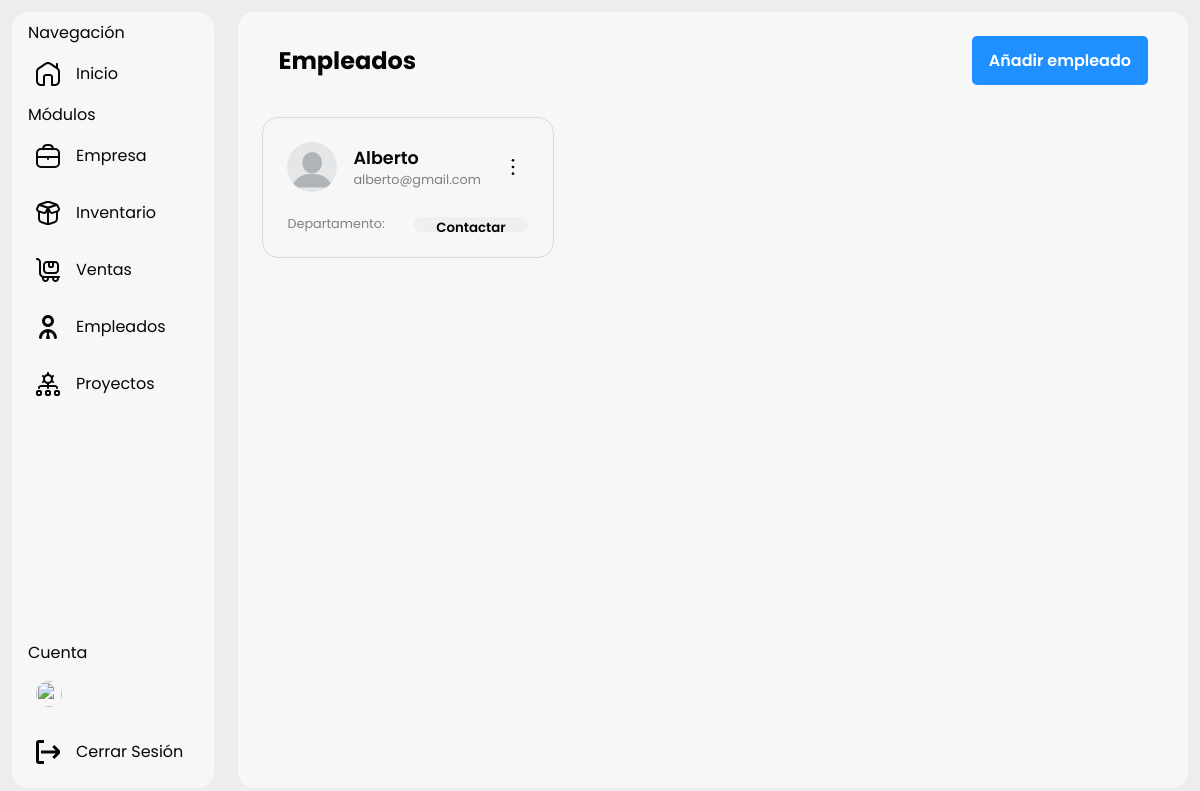
Page /add-employer on the earlier database version.
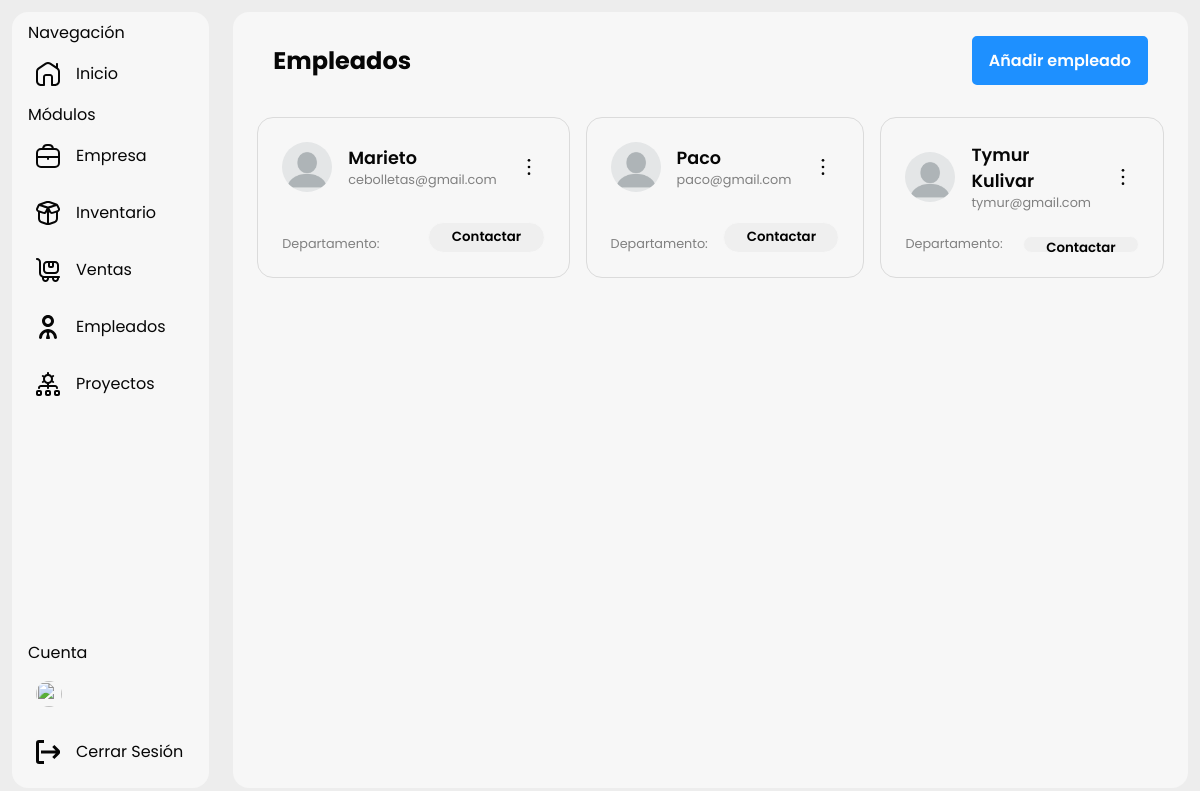
Same page on the later database version.
### main.py (models this page shows, shortened)
class Employees(db.Model):
    id = db.Column(db.Integer, primary_key=True)
    name = db.Column(db.String(100), nullable=False)
    department = db.Column(db.String(100), nullable=False)
    contact = db.Column(db.String(100), nullable=False)

### main.py (the view, shortened to what this page needs)
@app.route("/add-employer", methods=["GET", "POST"])
def add_employer():
    employees = Employees.query.all()
    return render_template("employees.html", employees=employees)

### templates/employees.html (shortened to what this page needs)
{% extends "base.html" %} {% block title %}Empleados{% endblock %}{% block
content %} {% include "sidebar.html" %}
<link
  rel="stylesheet"
  href="{{url_for('static', filename = 'style/employees.css')}}"
/>
<section>
  <header>
    <h1>Empleados</h1>
    <button id="btn_add_header">Añadir empleado</button>
  </header>
  <main>
    <div class="container_cards_employees">
      {% for employer in employees %}
      <div class="employer_card">
        <header>
          <img
            src="{{url_for('static', filename = 'img/default-user.webp')}}"
            alt=""
          />
          <div class="employer_details">
            <span>{{employer.name}}</span>
            <span>{{employer.contact}}</span>
          </div>
          <button onclick="showDeleteForm(this)">
            <svg
              xmlns="http://www.w3.org/2000/svg"
              id="Outline"
              viewBox="0 0 24 24"
              width="16"
              height="16"
            >
              <circle cx="12" cy="2" r="2" />
              <circle cx="12" cy="12" r="2" />
              <circle cx="12" cy="22" r="2" />
            </svg>
          </button>
        </header>
        <main>
          <div class="employer_department_details">
            <span>Departamento: </span>
          </div>
          <button>Contactar</button>
        </main>
      </div>
      {% endfor %}
    </div>
  </main>
</section>
{% endblock %}

Differences in the rows shown:
added Employees: name "Marieto", contact "cebolletas@gmail.com"
changed Employees: name "Alberto" → "Paco"; contact "alberto@gmail.com" → "paco@gmail.com"
added Employees: name "Tymur Kulivar", contact "tymur@gmail.com"
